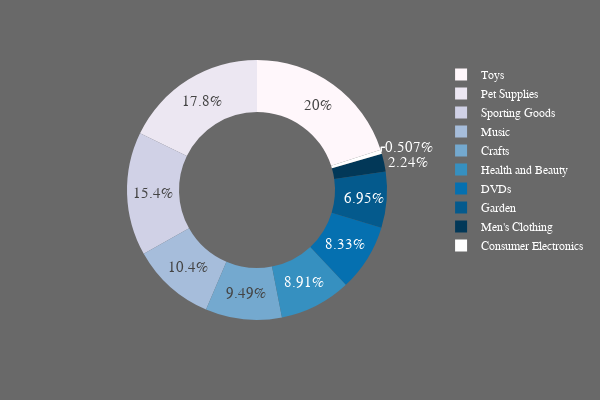

Notebook source saved alongside this figure:
### Code cell
fig2 = px.pie(fig2_data, values='units sold per category', names='Category Name', color_discrete_sequence=px.colors.sequential.PuBu,
              hole = 0.6,
              height=400,
              width = 600)
fig2.update_traces(textposition='auto')

fig2.update_layout(uniformtext_minsize=15,
                   paper_bgcolor='rgb(105,105,105)',
                   uniformtext_mode='hide',
                   font = dict(color = 'white', family = "Arial"),
                    showlegend=True
                   )
fig2.show()

### Figure 1 — Plotly figure (JSON) as saved in the notebook; plotly's stock layout.template omitted (floating-point values rounded to 4 significant figures)
{"data": [{"domain": {"x": [0, 1], "y": [0, 1]}, "hole": 0.6, "hovertemplate": "Category Name=%{label}<br>units sold per category=%{value}<extra></extra>", "labels": ["Consumer Electronics", "Men's Clothing", "Garden", "DVDs", "Health and Beauty", "Crafts", "Music", "Sporting Goods", "Pet Supplies", "Toys"], "legendgroup": "", "name": "", "showlegend": true, "textposition": "auto", "type": "pie", "values": [7, 31, 96, 115, 123, 131, 144, 212, 246, 276]}], "layout": {"font": {"color": "white", "family": "Arial"}, "height": 400, "legend": {"tracegroupgap": 0}, "margin": {"t": 60}, "paper_bgcolor": "rgb(105,105,105)", "piecolorway": ["rgb(255,247,251)", "rgb(236,231,242)", "rgb(208,209,230)", "rgb(166,189,219)", "rgb(116,169,207)", "rgb(54,144,192)", "rgb(5,112,176)", "rgb(4,90,141)", "rgb(2,56,88)"], "showlegend": true, "uniformtext": {"minsize": 15, "mode": "hide"}, "width": 600}}
